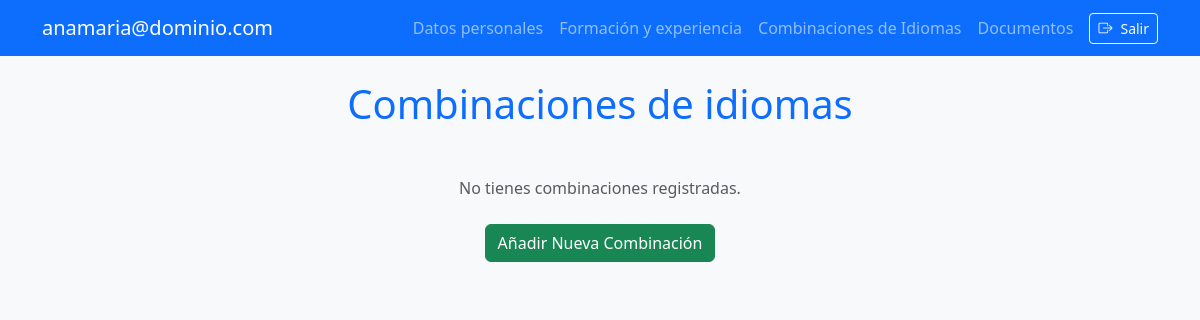
The page /language-combinations/ (signed in) on the database as committed earlier.
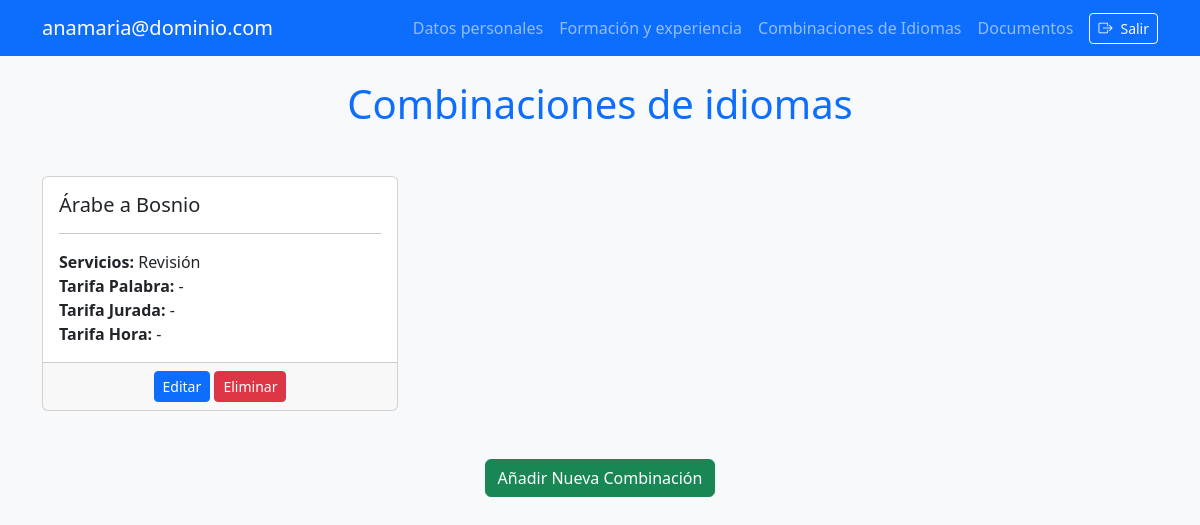
The same page on the database as committed later.
### translators/models.py (models this page shows, shortened)
class Translator(AbstractBaseUser, PermissionsMixin):
    email = models.EmailField(unique=True, verbose_name='Email')
    first_name = models.CharField(max_length=100, verbose_name='Nombre')
    last_name = models.CharField(max_length=200, verbose_name='Apellidos')
    address = models.CharField(max_length=200, verbose_name='Dirección')
    postal_code = models.IntegerField(null=True, verbose_name='Código Postal')
    province = models.CharField(max_length=25, choices=PROVINCES, verbose_name='Provincia')
    country = models.CharField(max_length=50, choices=COUNTRIES, verbose_name='País', blank=True)
    gender = models.CharField(max_length=9, choices=GENDER, verbose_name='Género', default='Otros')
    mobile_phone = models.CharField(max_length=18, blank=True, verbose_name='Nº Tlf Móvil')
    birth_date = models.DateField(null=True, blank=True, default=date(2000, 1, 1), verbose_name='Fecha de Nacimiento')
    registration_date = models.DateTimeField(null=True, blank=True, default=timezone.now, verbose_name='Fecha de registro')
    last_access = models.DateTimeField(null=True, blank=True, default=date(2000, 1, 1), verbose_name='Último acceso')
    is_active = models.BooleanField(default=True)
    is_staff = models.BooleanField(default=False)
    objects = TranslatorManager()
    USERNAME_FIELD = 'email'
    REQUIRED_FIELDS = ['first_name', 'last_name']

class LanguageCombination(models.Model):
    translator = models.ForeignKey(Translator, on_delete=models.CASCADE, related_name='language_combination')
    source_language = models.CharField(max_length=50, choices=LANGUAGES, blank=False, verbose_name='Idioma Origen')
    target_language = models.CharField(max_length=50, choices=LANGUAGES, blank=False, verbose_name='Idioma Destino')
    services = models.TextField(max_length=200, blank=True, verbose_name='Servicios')
    text_types = models.TextField(max_length=100, blank=True, verbose_name='Textos')
    price_per_word = models.DecimalField(max_digits=8, decimal_places=3, null=True, blank=True, verbose_name='Precio/pal. (€)')
    sworn_price_per_word = models.DecimalField(max_digits=8, decimal_places=3, null=True, blank=True, verbose_name='Precio/pal. Jurada (€)')
    price_per_hour = models.DecimalField(max_digits=8, decimal_places=2, null=True, blank=True, verbose_name='Precio/hora (€)')
    REQUIRED_FIELDS = ['source_language', 'target_language']
    class Meta:
        constraints = [
            models.UniqueConstraint(
                fields=['translator', 'source_language', 'target_language'],
                name='unique_language_combination'
            )
    ]

### translators/views.py (the view)
# urls.py: path('language-combinations/', LanguageCombinationListView.as_view(), name='language_combinations'),
class LanguageCombinationListView(LoginRequiredMixin, ListView):
    model = LanguageCombination
    template_name = 'translators/language-combinations.html'
    context_object_name = 'combinations'
    def get_queryset(self):
        return LanguageCombination.objects.filter(translator=self.request.user)

### translators/templates/translators/language-combinations.html (shortened to what this page needs)
{% extends "base.html" %}
{% block pagetitle %}Combinaciones de idiomas{% endblock %}
{% block content %}
{% if combinations.exists %}
    <div class="row">
        {% for combination in combinations %}
            <div class="col-md-4 mb-4">
                <div class="card h-100">
                    <div class="card-body">
                        <h5 class="card-title">{{ combination.source_language }} a {{ combination.target_language }}</h5>
                        <hr>
                        <p class="card-text">
                            <strong>Servicios:</strong> {{ combination.services }}<br>
                            <strong>Tarifa Palabra:</strong> {{ combination.price_per_word|default:"-" }}<br>
                            <strong>Tarifa Jurada:</strong> {{ combination.sworn_price_per_word|default:"-" }}<br>
                            <strong>Tarifa Hora:</strong> {{ combination.price_per_hour|default:"-" }}
                        </p>
                    </div>
                    <div class="card-footer text-center">
                        <a href="{% url 'combination_edit' combination.id %}" class="btn btn-sm btn-primary">Editar</a>
                        <form action="{% url 'combination_delete' combination.id %}" method="POST" class="d-inline">
                            <button type="submit" class="btn btn-sm btn-danger" onclick="return confirm('¿Estás seguro de que deseas eliminar esta combinación?');">Eliminar</button>
                        </form>
                    </div>
                </div>
            </div>
        {% endfor %}
    </div>
{% else %}
    <p class="text-muted text-center mt-3">No tienes combinaciones registradas.</p>
{% endif %}
<div class="text-center mt-4">
    <a href="{% url 'combination_add' %}" class="btn btn-success">Añadir Nueva Combinación</a>
</div>
{% endblock %}

### translators/templates/base.html (shortened to what this page needs)
<!DOCTYPE html>
<html lang="en">
<head>
    <link rel="stylesheet" href="https://cdn.jsdelivr.net/npm/bootstrap@5.3.0-alpha3/dist/css/bootstrap.min.css">
    <link rel="stylesheet" href="https://cdn.jsdelivr.net/npm/bootstrap-icons@1.10.3/font/bootstrap-icons.css">
    {% load static %}
    <link rel="stylesheet" href="{% static 'styles.css' %}">
</head>
<body>
    <nav class="navbar navbar-expand-lg navbar-dark bg-primary">
        <div class="container-fluid container-xl">
            <a class="navbar-brand fw-light" href="{% url 'dashboard' %}">{{ user.email }}</a>
            <div class="collapse navbar-collapse" id="navbarNav">
                <ul class="navbar-nav ms-auto align-items-center">
                    {% if user.is_authenticated %}
                        <li class="nav-item">
                            <a href="{% url 'personal_data' %}" class="nav-link {% if request.path == '/translators/personal-data/' %}active{% endif %}">Datos personales</a>
                        </li>
                        <li class="nav-item">
                            <a href="{% url 'professional_profile' %}" class="nav-link {% if request.path == '/translators/professional-profile/' %}active{% endif %}">Formación y experiencia</a>
                        </li>
                        <li class="nav-item">
                            <a href="{% url 'language_combinations' %}" class="nav-link {% if request.path == '/translators/language-combinations/' %}active{% endif %}">Combinaciones de Idiomas</a>
                        </li>
                        <li class="nav-item">
                            <a href="{% url 'files' %}" class="nav-link {% if request.path == '/translators/files/' %}active{% endif %}">Documentos</a>
                        </li>
                        <li class="nav-item ms-2 d-flex align-items-center">
                            <form method="post" action="{% url 'logout' %}" class="d-inline">
                                <button type="submit" class="btn btn-outline-light btn-sm" title="Cerrar sesión">
                                    <i class="bi bi-box-arrow-right me-2"></i>Salir
                                </button>
                            </form>
                        </li>
                    {% endif %}
                </ul>
            </div>
        </div>
    </nav>
    <div class="container-fluid container-xl mt-4 mb-4">
        <h1 class="mb-5 text-center text-primary">{% block pagetitle %}{% endblock %}</h1>
        {% block content %}
        {% endblock %}
    </div>
</body>
</html>

### translators/static/styles.css (style rules this page uses)
body { background-color: #f8f9fa; }

Rows that differ between the two databases and show on the page:
added LanguageCombination: source_language "Árabe", target_language "Bosnio", services "Revisión", price_per_word "-", sworn_price_per_word "-", price_per_hour "-"
Other text that changed with them:
text no longer shown: "No tienes combinaciones registradas."
